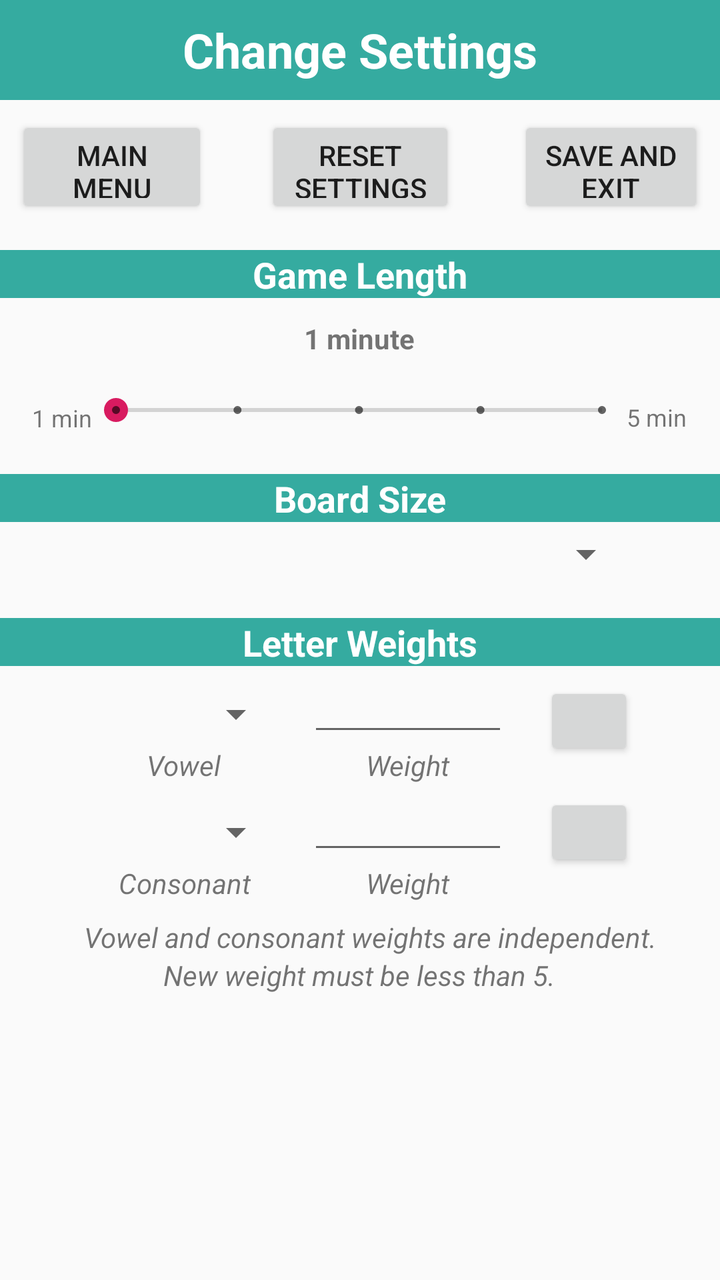
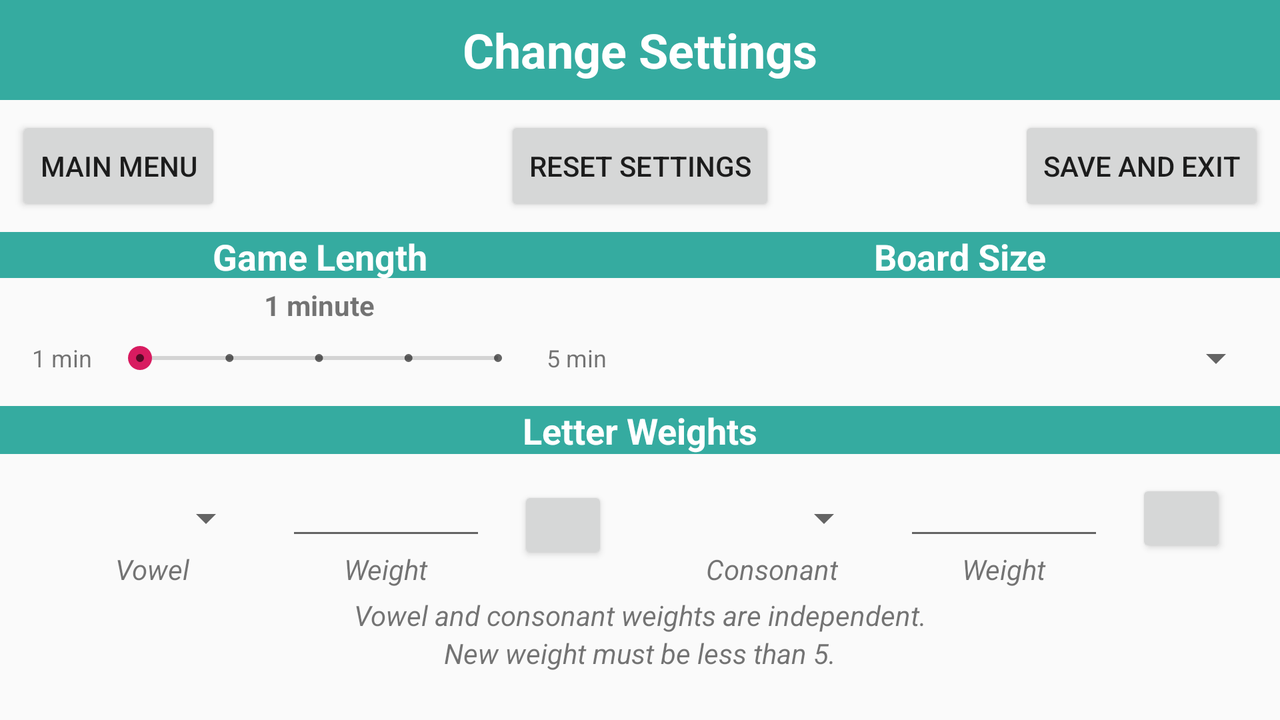

The same Android screen from two of the app's own layout files: first res/layout/ as a phone draws it, then the repository's variant for another configuration, drawn on a device whose configuration selects that folder. Both files follow.
<!-- AndroidManifest.xml: application theme AppTheme -->
<!-- res/layout/activity_change_settings.xml -->
<?xml version="1.0" encoding="utf-8"?>
<androidx.constraintlayout.widget.ConstraintLayout xmlns:android="http://schemas.android.com/apk/res/android"
    xmlns:app="http://schemas.android.com/apk/res-auto"
    xmlns:tools="http://schemas.android.com/tools"
    android:layout_width="match_parent"
    android:layout_height="match_parent"
    tools:context=".ChangeSettingsActivity">

    <Button
        android:id="@+id/btn_reset_settings"
        android:layout_width="95dp"
        android:layout_height="51dp"
        android:layout_marginTop="8dp"
        android:onClick="resetSettings"
        android:text="@string/resetSettings"
        app:layout_constraintEnd_toEndOf="parent"
        app:layout_constraintStart_toStartOf="parent"
        app:layout_constraintTop_toBottomOf="@+id/textView" />

    <Button
        android:id="@+id/btn_save_settings2"
        android:layout_width="93dp"
        android:layout_height="51dp"
        android:layout_marginTop="8dp"
        android:layout_marginEnd="8dp"
        android:onClick="saveSettings"
        android:text="@string/saveSettings"
        app:layout_constraintEnd_toEndOf="parent"
        app:layout_constraintTop_toBottomOf="@+id/textView" />

    <TextView
        android:id="@+id/textView"
        android:layout_width="0dp"
        android:layout_height="50dp"
        android:background="#C9009688"
        android:gravity="center_horizontal|center_vertical"
        android:text="@string/ChangeSettingsMain"
        android:textAlignment="center"
        android:textColor="#FFFFFF"
        android:textSize="24sp"
        android:textStyle="bold"
        app:layout_constraintEnd_toEndOf="parent"
        app:layout_constraintStart_toStartOf="parent"
        app:layout_constraintTop_toTopOf="parent" />

    <Button
        android:id="@+id/btn_main_menu"
        android:layout_width="96dp"
        android:layout_height="51dp"
        android:layout_marginStart="8dp"
        android:layout_marginTop="8dp"
        android:drawableStart="@drawable/ic_arrow_back_black_24dp"
        android:onClick="returnToMain"
        android:text="@string/btn_main_menu"
        app:layout_constraintStart_toStartOf="parent"
        app:layout_constraintTop_toBottomOf="@+id/textView" />

    <TextView
        android:id="@+id/textView3"
        android:layout_width="match_parent"
        android:layout_height="24dp"
        android:layout_marginTop="16dp"
        android:background="#C9009688"
        android:text="@string/gameLengthTitle"
        android:textAlignment="center"
        android:textColor="#FFFFFF"
        android:textSize="18sp"
        android:textStyle="bold"
        app:layout_constraintTop_toBottomOf="@+id/btn_main_menu"
        tools:layout_editor_absoluteX="0dp" />

    <TextView
        android:id="@+id/textView4"
        android:layout_width="match_parent"
        android:layout_height="24dp"
        android:layout_marginTop="16dp"
        android:background="#C9009688"
        android:text="@string/boardSizeTitle"
        android:textAlignment="center"
        android:textColor="#FFFFFF"
        android:textSize="18sp"
        android:textStyle="bold"
        app:layout_constraintTop_toBottomOf="@+id/seekbar_game_length"
        tools:layout_editor_absoluteX="0dp" />

    <TextView
        android:id="@+id/textView2"
        android:layout_width="match_parent"
        android:layout_height="24dp"
        android:layout_marginTop="16dp"
        android:background="#C9009688"
        android:text="@string/LetterWeightTitle"
        android:textAlignment="center"
        android:textColor="#FFFFFF"
        android:textSize="18sp"
        android:textStyle="bold"
        app:layout_constraintTop_toBottomOf="@+id/spinner_board_size"
        tools:layout_editor_absoluteX="8dp" />

    <TextView
        android:id="@+id/textView5"
        android:layout_width="46dp"
        android:layout_height="24dp"
        android:layout_gravity="bottom|left"
        android:layout_marginStart="8dp"
        android:gravity="center_horizontal|center_vertical"
        android:text="@string/lengthMin"
        android:textAlignment="center"
        android:textSize="12sp"
        app:layout_constraintBottom_toBottomOf="@+id/seekbar_game_length"
        app:layout_constraintStart_toStartOf="parent"
        app:layout_constraintTop_toTopOf="@+id/seekbar_game_length"
        app:layout_constraintVertical_bias="1.0"
        tools:ignore="RtlHardcoded" />

    <TextView
        android:id="@+id/textView7"
        android:layout_width="47dp"
        android:layout_height="25dp"
        android:layout_gravity="bottom|right"
        android:layout_marginEnd="8dp"
        android:gravity="center_horizontal|center_vertical"
        android:text="@string/lengthMax"
        android:textAlignment="center"
        android:textSize="12sp"
        app:layout_constraintBottom_toBottomOf="@+id/seekbar_game_length"
        app:layout_constraintEnd_toEndOf="parent"
        app:layout_constraintTop_toTopOf="@+id/seekbar_game_length"
        app:layout_constraintVertical_bias="1.0"
        tools:ignore="RtlHardcoded" />

    <SeekBar
        android:id="@+id/seekbar_game_length"
        style="@style/Widget.AppCompat.SeekBar.Discrete"
        android:layout_width="275dp"
        android:layout_height="32dp"
        android:layout_gravity="bottom|center_horizontal"
        android:layout_marginStart="4dp"
        android:layout_marginTop="40dp"
        android:layout_marginEnd="4dp"
        android:indeterminate="false"
        android:max="4"
        android:progress="0"
        android:textAlignment="gravity"
        app:layout_constraintEnd_toStartOf="@+id/textView7"
        app:layout_constraintStart_toEndOf="@+id/textView5"
        app:layout_constraintTop_toBottomOf="@+id/textView3" />

    <TextView
        android:id="@+id/text_game_length"
        android:layout_width="wrap_content"
        android:layout_height="wrap_content"
        android:layout_marginTop="4dp"
        android:layout_marginBottom="4dp"
        android:textStyle="bold"
        app:layout_constraintBottom_toTopOf="@+id/seekbar_game_length"
        app:layout_constraintEnd_toStartOf="@+id/textView7"
        app:layout_constraintStart_toEndOf="@+id/textView5"
        app:layout_constraintTop_toBottomOf="@+id/textView3"
        tools:text="1 minute" />

    <Spinner
        android:id="@+id/spinner_board_size"
        android:layout_width="0dp"
        android:layout_height="32dp"
        android:textAlignment="center"
        app:layout_constraintEnd_toEndOf="@+id/seekbar_game_length"
        app:layout_constraintStart_toStartOf="@+id/seekbar_game_length"
        app:layout_constraintTop_toBottomOf="@+id/textView4" />

    <EditText
        android:id="@+id/text_vowel_weight_entry"
        android:layout_width="100dp"
        android:layout_height="32dp"
        android:layout_marginStart="12dp"
        android:layout_marginTop="8dp"
        android:ems="10"
        android:inputType="number"
        android:textAlignment="center"
        android:textSize="12sp"
        app:layout_constraintEnd_toStartOf="@+id/btn_save_vowel_weight"
        app:layout_constraintHorizontal_bias="0.0"
        app:layout_constraintStart_toEndOf="@id/spinner_vowel_entry"
        app:layout_constraintTop_toBottomOf="@+id/textView2" />

    <EditText
        android:id="@+id/text_consonant_weight_entry"
        android:layout_width="100dp"
        android:layout_height="32dp"
        android:layout_marginTop="8dp"
        android:ems="10"
        android:inputType="number"
        android:textAlignment="center"
        android:textSize="12sp"
        app:layout_constraintEnd_toEndOf="@+id/text_vowel_weight_entry"
        app:layout_constraintStart_toStartOf="@+id/text_vowel_weight_entry"
        app:layout_constraintTop_toBottomOf="@+id/textView11" />

    <Spinner
        android:id="@+id/spinner_vowel_entry"
        android:layout_width="100dp"
        android:layout_height="32dp"
        android:layout_marginTop="8dp"
        android:gravity="center"
        android:textAlignment="center"
        app:layout_constraintStart_toStartOf="@+id/spinner_board_size"
        app:layout_constraintTop_toBottomOf="@+id/textView2" />

    <Spinner
        android:id="@+id/spinner_consonant_entry"
        android:layout_width="100dp"
        android:layout_height="32dp"
        android:layout_marginTop="8dp"
        android:gravity="center_horizontal"
        android:textAlignment="center"
        app:layout_constraintEnd_toEndOf="@+id/spinner_vowel_entry"
        app:layout_constraintStart_toStartOf="@+id/spinner_vowel_entry"
        app:layout_constraintTop_toBottomOf="@+id/textView10" />

    <Button
        android:id="@+id/btn_save_vowel_weight"
        android:layout_width="45dp"
        android:layout_height="39dp"
        android:layout_marginTop="8dp"
        android:drawableStart="@drawable/ic_add_black_24dp"
        android:gravity="center|center_horizontal"
        android:onClick="addVowelWeight"
        android:textAlignment="center"
        android:textSize="14sp"
        app:layout_constraintEnd_toEndOf="@+id/spinner_board_size"
        app:layout_constraintTop_toBottomOf="@+id/textView2" />

    <Button
        android:id="@+id/btn_save_vowel_weight2"
        android:layout_width="45dp"
        android:layout_height="39dp"
        android:drawableStart="@drawable/ic_add_black_24dp"
        android:gravity="center|center_horizontal"
        android:onClick="addConsonantWeight"
        android:textAlignment="center"
        android:textSize="14sp"
        app:layout_constraintBottom_toBottomOf="@+id/text_consonant_weight_entry"
        app:layout_constraintEnd_toEndOf="@+id/btn_save_vowel_weight"
        app:layout_constraintTop_toTopOf="@+id/text_consonant_weight_entry" />

    <TextView
        android:id="@+id/textView8"
        android:layout_width="wrap_content"
        android:layout_height="wrap_content"
        android:text="@string/individualConsonants"
        android:textStyle="italic"
        app:layout_constraintEnd_toEndOf="@+id/spinner_vowel_entry"
        app:layout_constraintHorizontal_bias="0.507"
        app:layout_constraintStart_toStartOf="@+id/spinner_vowel_entry"
        app:layout_constraintTop_toBottomOf="@+id/spinner_consonant_entry" />

    <TextView
        android:id="@+id/textView9"
        android:layout_width="wrap_content"
        android:layout_height="wrap_content"
        android:text="@string/individualWeights"
        android:textStyle="italic"
        app:layout_constraintEnd_toEndOf="@+id/text_vowel_weight_entry"
        app:layout_constraintHorizontal_bias=".5"
        app:layout_constraintStart_toStartOf="@+id/text_vowel_weight_entry"
        app:layout_constraintTop_toBottomOf="@+id/text_consonant_weight_entry" />

    <TextView
        android:id="@+id/textView11"
        android:layout_width="wrap_content"
        android:layout_height="wrap_content"
        android:text="@string/individualWeights"
        android:textStyle="italic"
        app:layout_constraintEnd_toEndOf="@+id/text_vowel_weight_entry"
        app:layout_constraintHorizontal_bias=".5"
        app:layout_constraintStart_toStartOf="@+id/text_vowel_weight_entry"
        app:layout_constraintTop_toBottomOf="@+id/text_vowel_weight_entry" />

    <TextView
        android:id="@+id/textView10"
        android:layout_width="wrap_content"
        android:layout_height="wrap_content"
        android:text="@string/individualVowels"
        android:textStyle="italic"
        app:layout_constraintEnd_toEndOf="@+id/spinner_vowel_entry"
        app:layout_constraintStart_toStartOf="@+id/spinner_vowel_entry"
        app:layout_constraintTop_toBottomOf="@+id/spinner_vowel_entry" />

    <TextView
        android:id="@+id/textView6"
        android:layout_width="wrap_content"
        android:layout_height="wrap_content"
        android:layout_marginTop="8dp"
        android:text="@string/weightWarning"
        android:textStyle="italic"
        app:layout_constraintEnd_toEndOf="@+id/btn_save_vowel_weight"
        app:layout_constraintHorizontal_bias="0.0"
        app:layout_constraintStart_toStartOf="@+id/spinner_vowel_entry"
        app:layout_constraintTop_toBottomOf="@+id/textView9" />

    <TextView
        android:id="@+id/textView12"
        android:layout_width="wrap_content"
        android:layout_height="wrap_content"
        android:text="@string/weightWarning2"
        android:textAlignment="center"
        android:textStyle="italic"
        app:layout_constraintEnd_toEndOf="@+id/btn_save_vowel_weight"
        app:layout_constraintStart_toStartOf="@+id/spinner_vowel_entry"
        app:layout_constraintTop_toBottomOf="@+id/textView6" />


</androidx.constraintlayout.widget.ConstraintLayout>
<!-- resources referenced by this layout -->
<resources>
  <string name="ChangeSettingsMain">Change Settings</string>
  <string name="LetterWeightTitle">Letter Weights</string>
  <string name="boardSizeTitle">Board Size</string>
  <string name="btn_main_menu">Main Menu</string>
  <string name="gameLengthTitle">Game Length</string>
  <string name="individualConsonants">Consonant</string>
  <string name="individualVowels">Vowel</string>
  <string name="individualWeights">Weight</string>
  <string name="lengthMax">5 min</string>
  <string name="lengthMin">1 min</string>
  <string name="resetSettings">Reset Settings</string>
  <string name="saveSettings">Save and Exit</string>
  <string name="weightWarning">Vowel and consonant weights are independent.</string>
  <string name="weightWarning2">New weight must be less than 5.</string>
  <style name="AppTheme" parent="Theme.AppCompat.Light.NoActionBar">
          
          <item name="colorPrimary">@color/colorPrimary</item>
          <item name="colorPrimaryDark">@color/colorPrimaryDark</item>
          <item name="colorAccent">@color/colorAccent</item>
      </style>
  <color name="colorPrimary">#008577</color>
  <color name="colorPrimaryDark">#00574B</color>
  <color name="colorAccent">#D81B60</color>
</resources>
<!-- res/layout-land/activity_change_settings.xml (the repository's variant of the layout above) -->
<!-- drawn on the phone turned sideways -->
<?xml version="1.0" encoding="utf-8"?>
<androidx.constraintlayout.widget.ConstraintLayout xmlns:android="http://schemas.android.com/apk/res/android"
    xmlns:app="http://schemas.android.com/apk/res-auto"
    xmlns:tools="http://schemas.android.com/tools"
    android:layout_width="match_parent"
    android:layout_height="match_parent"
    tools:context=".ChangeSettingsActivity">

    <Button
        android:id="@+id/btn_reset_settings2"
        android:layout_width="wrap_content"
        android:layout_height="50dp"
        android:layout_marginTop="8dp"
        android:onClick="resetSettings"
        android:text="@string/resetSettings"
        app:layout_constraintEnd_toEndOf="parent"
        app:layout_constraintStart_toStartOf="parent"
        app:layout_constraintTop_toBottomOf="@+id/textView" />

    <Button
        android:id="@+id/btn_reset_settings"
        android:layout_width="wrap_content"
        android:layout_height="50dp"
        android:layout_marginTop="8dp"
        android:layout_marginEnd="8dp"
        android:onClick="saveSettings"
        android:text="@string/saveSettings"
        app:layout_constraintEnd_toEndOf="parent"
        app:layout_constraintTop_toBottomOf="@+id/textView" />

    <TextView
        android:id="@+id/textView"
        android:layout_width="0dp"
        android:layout_height="50dp"
        android:background="#C9009688"
        android:gravity="center_horizontal|center_vertical"
        android:text="@string/ChangeSettingsMain"
        android:textAlignment="center"
        android:textColor="#FFFFFF"
        android:textSize="24sp"
        android:textStyle="bold"
        app:layout_constraintEnd_toEndOf="parent"
        app:layout_constraintStart_toStartOf="parent"
        app:layout_constraintTop_toTopOf="parent" />

    <Button
        android:id="@+id/btn_main_menu"
        android:layout_width="wrap_content"
        android:layout_height="50dp"
        android:layout_marginStart="8dp"
        android:layout_marginTop="8dp"
        android:drawableStart="@drawable/ic_arrow_back_black_24dp"
        android:onClick="returnToMain"
        android:text="@string/btn_main_menu"
        app:layout_constraintStart_toStartOf="parent"
        app:layout_constraintTop_toBottomOf="@+id/textView" />

    <TextView
        android:id="@+id/textView3"
        android:layout_width="0dp"
        android:layout_height="23dp"
        android:layout_marginTop="8dp"
        android:background="#C9009688"
        android:text="@string/gameLengthTitle"
        android:textAlignment="center"
        android:textColor="#FFFFFF"
        android:textSize="18sp"
        android:textStyle="bold"
        app:layout_constraintStart_toStartOf="parent"
        app:layout_constraintTop_toBottomOf="@+id/btn_main_menu"
        app:layout_constraintWidth_percent=".5" />

    <TextView
        android:id="@+id/textView15"
        android:layout_width="0dp"
        android:layout_height="23dp"
        android:background="#C9009688"
        android:text="@string/boardSizeTitle"
        android:textAlignment="center"
        android:textColor="#FFFFFF"
        android:textSize="18sp"
        android:textStyle="bold"
        app:layout_constraintBottom_toBottomOf="@+id/textView3"
        app:layout_constraintEnd_toEndOf="parent"
        app:layout_constraintTop_toTopOf="@+id/textView3"
        app:layout_constraintWidth_percent=".5" />

    <TextView
        android:id="@+id/textView2"
        android:layout_width="match_parent"
        android:layout_height="24dp"
        android:layout_marginTop="8dp"
        android:background="#C9009688"
        android:text="@string/LetterWeightTitle"
        android:textAlignment="center"
        android:textColor="#FFFFFF"
        android:textSize="18sp"
        android:textStyle="bold"
        app:layout_constraintTop_toBottomOf="@+id/spinner_board_size"
        tools:layout_editor_absoluteX="8dp" />

    <TextView
        android:id="@+id/textView5"
        android:layout_width="46dp"
        android:layout_height="0dp"
        android:layout_gravity="bottom|left"
        android:layout_marginStart="8dp"
        android:gravity="center_horizontal|center_vertical"
        android:text="@string/lengthMin"
        android:textAlignment="center"
        android:textSize="12sp"
        app:layout_constraintBottom_toBottomOf="@+id/seekbar_game_length"
        app:layout_constraintStart_toStartOf="parent"
        app:layout_constraintTop_toTopOf="@+id/seekbar_game_length"
        app:layout_constraintVertical_bias="1.0"
        tools:ignore="RtlHardcoded" />

    <TextView
        android:id="@+id/textView7"
        android:layout_width="47dp"
        android:layout_height="0dp"
        android:layout_gravity="bottom|right"
        android:layout_marginEnd="8dp"
        android:gravity="center_horizontal|center_vertical"
        android:text="@string/lengthMax"
        android:textAlignment="center"
        android:textSize="12sp"
        app:layout_constraintBottom_toBottomOf="@+id/seekbar_game_length"
        app:layout_constraintEnd_toEndOf="@+id/textView3"
        app:layout_constraintTop_toTopOf="@+id/seekbar_game_length"
        tools:ignore="RtlHardcoded" />

    <SeekBar
        android:id="@+id/seekbar_game_length"
        style="@style/Widget.AppCompat.SeekBar.Discrete"
        android:layout_width="0dp"
        android:layout_height="34dp"
        android:layout_gravity="bottom|center_horizontal"
        android:indeterminate="false"
        android:max="4"
        android:progress="0"
        android:textAlignment="gravity"
        app:layout_constraintEnd_toStartOf="@+id/textView7"
        app:layout_constraintStart_toEndOf="@+id/textView5"
        app:layout_constraintTop_toBottomOf="@+id/text_game_length" />

    <TextView
        android:id="@+id/text_game_length"
        android:layout_width="wrap_content"
        android:layout_height="19dp"
        android:layout_marginTop="4dp"
        android:textStyle="bold"
        app:layout_constraintEnd_toStartOf="@+id/textView7"
        app:layout_constraintStart_toEndOf="@+id/textView5"
        app:layout_constraintTop_toBottomOf="@+id/textView3"
        tools:text="1 minute" />

    <Spinner
        android:id="@+id/spinner_board_size"
        android:layout_width="0dp"
        android:layout_height="32dp"
        android:layout_marginStart="8dp"
        android:layout_marginEnd="8dp"
        android:textAlignment="center"
        app:layout_constraintBottom_toBottomOf="@+id/seekbar_game_length"
        app:layout_constraintEnd_toEndOf="parent"
        app:layout_constraintStart_toEndOf="@+id/textView3"
        app:layout_constraintTop_toTopOf="@+id/seekbar_game_length" />

    <EditText
        android:id="@+id/text_vowel_weight_entry"
        android:layout_width="100dp"
        android:layout_height="32dp"
        android:layout_marginEnd="16dp"
        android:ems="10"
        android:inputType="number"
        android:textAlignment="center"
        android:textSize="12sp"
        app:layout_constraintBottom_toBottomOf="@+id/spinner_vowel_entry"
        app:layout_constraintEnd_toStartOf="@+id/btn_save_vowel_weight"
        app:layout_constraintTop_toTopOf="@+id/spinner_vowel_entry" />

    <EditText
        android:id="@+id/text_consonant_weight_entry"
        android:layout_width="100dp"
        android:layout_height="32dp"
        android:layout_marginStart="16dp"
        android:ems="10"
        android:inputType="number"
        android:textAlignment="center"
        android:textSize="12sp"
        app:layout_constraintBottom_toBottomOf="@+id/spinner_consonant_entry"
        app:layout_constraintStart_toEndOf="@+id/spinner_consonant_entry"
        app:layout_constraintTop_toTopOf="@+id/spinner_consonant_entry" />

    <Spinner
        android:id="@+id/spinner_vowel_entry"
        android:layout_width="100dp"
        android:layout_height="32dp"
        android:layout_marginTop="16dp"
        android:layout_marginEnd="16dp"
        android:gravity="center"
        android:textAlignment="center"
        app:layout_constraintEnd_toStartOf="@+id/text_vowel_weight_entry"
        app:layout_constraintTop_toBottomOf="@+id/textView2" />

    <TextView
        android:id="@+id/textView10"
        android:layout_width="wrap_content"
        android:layout_height="wrap_content"
        android:text="@string/individualVowels"
        android:textStyle="italic"
        app:layout_constraintEnd_toEndOf="@+id/spinner_vowel_entry"
        app:layout_constraintHorizontal_bias="0.492"
        app:layout_constraintStart_toStartOf="@+id/spinner_vowel_entry"
        app:layout_constraintTop_toBottomOf="@+id/spinner_vowel_entry" />

    <Spinner
        android:id="@+id/spinner_consonant_entry"
        android:layout_width="100dp"
        android:layout_height="32dp"
        android:layout_marginStart="16dp"
        android:gravity="center_horizontal"
        android:textAlignment="center"
        app:layout_constraintBottom_toBottomOf="@+id/text_vowel_weight_entry"
        app:layout_constraintStart_toEndOf="@+id/textView3"
        app:layout_constraintTop_toTopOf="@+id/text_vowel_weight_entry" />

    <Button
        android:id="@+id/btn_save_vowel_weight"
        android:layout_width="45dp"
        android:layout_height="39dp"
        android:layout_marginEnd="16dp"
        android:drawableStart="@drawable/ic_add_black_24dp"
        android:gravity="center|center_horizontal"
        android:onClick="addVowelWeight"
        android:textAlignment="center"
        android:textSize="14sp"
        app:layout_constraintBottom_toBottomOf="@+id/text_vowel_weight_entry"
        app:layout_constraintEnd_toEndOf="@+id/textView3"
        app:layout_constraintTop_toTopOf="@+id/text_vowel_weight_entry"
        app:layout_constraintVertical_bias="0.0" />

    <Button
        android:id="@+id/btn_save_vowel_weight2"
        android:layout_width="45dp"
        android:layout_height="39dp"
        android:layout_marginStart="16dp"
        android:drawableStart="@drawable/ic_add_black_24dp"
        android:gravity="center|center_horizontal"
        android:onClick="addConsonantWeight"
        android:textAlignment="center"
        android:textSize="14sp"
        app:layout_constraintBottom_toBottomOf="@+id/text_consonant_weight_entry"
        app:layout_constraintStart_toEndOf="@+id/text_consonant_weight_entry"
        app:layout_constraintTop_toTopOf="@+id/text_consonant_weight_entry" />

    <TextView
        android:id="@+id/textView8"
        android:layout_width="wrap_content"
        android:layout_height="wrap_content"
        android:text="@string/individualConsonants"
        android:textStyle="italic"
        app:layout_constraintEnd_toEndOf="@+id/spinner_consonant_entry"
        app:layout_constraintStart_toStartOf="@+id/spinner_consonant_entry"
        app:layout_constraintTop_toBottomOf="@+id/spinner_consonant_entry" />

    <TextView
        android:id="@+id/textView9"
        android:layout_width="wrap_content"
        android:layout_height="wrap_content"
        android:text="@string/individualWeights"
        android:textStyle="italic"
        app:layout_constraintEnd_toEndOf="@+id/text_consonant_weight_entry"
        app:layout_constraintStart_toStartOf="@+id/text_consonant_weight_entry"
        app:layout_constraintTop_toBottomOf="@+id/text_consonant_weight_entry" />

    <TextView
        android:id="@+id/textView11"
        android:layout_width="wrap_content"
        android:layout_height="wrap_content"
        android:text="@string/individualWeights"
        android:textStyle="italic"
        app:layout_constraintEnd_toEndOf="@+id/text_vowel_weight_entry"
        app:layout_constraintHorizontal_bias=".5"
        app:layout_constraintStart_toStartOf="@+id/text_vowel_weight_entry"
        app:layout_constraintTop_toBottomOf="@+id/text_vowel_weight_entry" />

    <TextView
        android:id="@+id/textView6"
        android:layout_width="wrap_content"
        android:layout_height="wrap_content"
        android:layout_marginTop="4dp"
        android:text="@string/weightWarning"
        android:textStyle="italic"
        app:layout_constraintEnd_toEndOf="parent"
        app:layout_constraintStart_toStartOf="parent"
        app:layout_constraintTop_toBottomOf="@+id/textView10" />

    <TextView
        android:id="@+id/textView12"
        android:layout_width="wrap_content"
        android:layout_height="wrap_content"
        android:text="@string/weightWarning2"
        android:textAlignment="center"
        android:textStyle="italic"
        app:layout_constraintEnd_toEndOf="@+id/textView6"
        app:layout_constraintStart_toStartOf="@+id/textView6"
        app:layout_constraintTop_toBottomOf="@+id/textView6" />


</androidx.constraintlayout.widget.ConstraintLayout>
